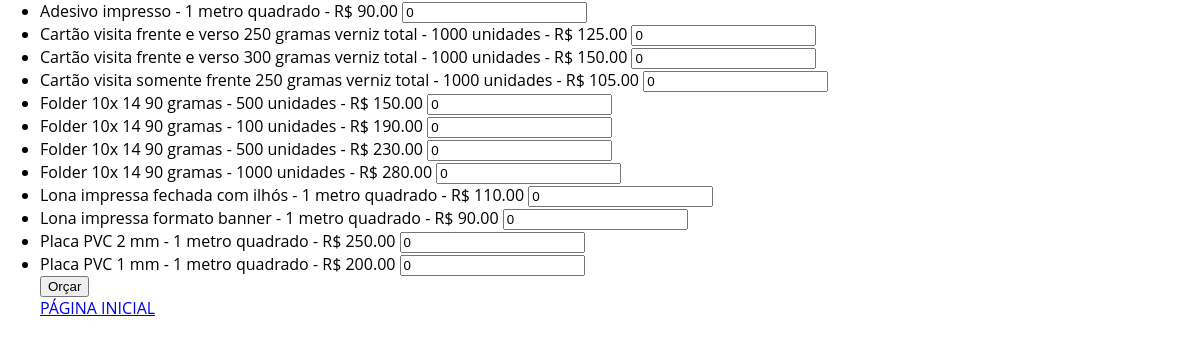
Before: /catalogo/ with the older database file.
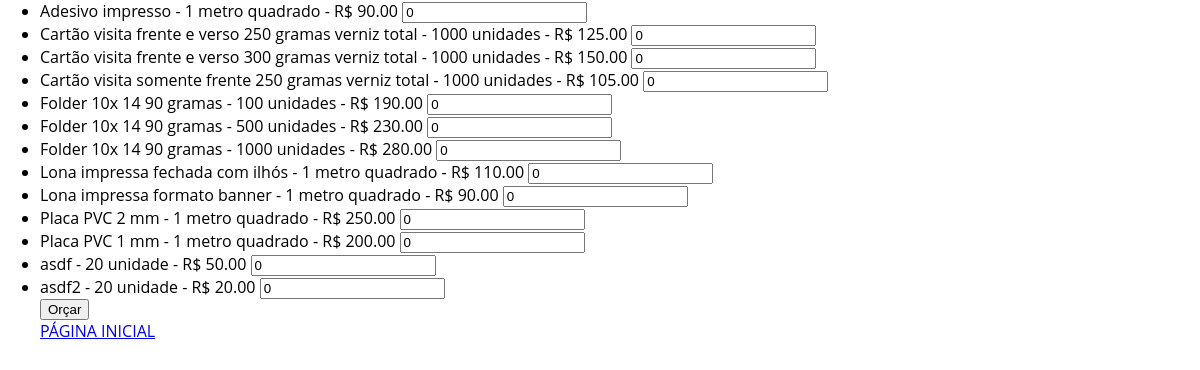
After: the same page with the newer database file.
### orcamentos/models.py (models this page shows)
class Produto(models.Model):
    nome = models.CharField(max_length=200)
    descricao = models.TextField(max_length=600)
    preco = models.DecimalField(max_digits=9, decimal_places=2)
    tipo_unidade = models.CharField(max_length=200, default="unidades")
    valor_unidade = models.PositiveIntegerField(default=1)
    def __str__(self):
        return f"{self.nome} - {self.valor_unidade} {self.tipo_unidade} - R$ {self.preco}"

### orcamentos/views.py (the view)
# urls.py: path('catalogo/', views.catalogo, name="catalogo"),
def catalogo(request):
    produtos = Produto.objects.order_by('nome')
    context = {'produtos': produtos}
    return render(request, 'orcamentos/catalogo.html', context)

### orcamentos/templates/orcamentos/catalogo.html (shortened to what this page needs)
{% load static %}
<head>
	<link rel="stylesheet" type="text/css" href="{% static 'css/styles.css' %}"/>
</head>
{% if produtos %}
	<form action="{% url 'orcamentos:orcamento' %}" method="post">
	<ul>
	{% for produto in produtos %}
		<li>
		<label>{{ produto }}</label>
		{% if produto.tipo_unidade == 'unidades' %}
		<input type="number" value="0" min="0" step="1" name="{{produto.id}}">
		{% else %}
		<input type="number" value="0" min="0" step="0.1" name="{{produto.id}}">
		{% endif %}
		</li>
	{% endfor %}
	<input type="submit" value="Orçar">
	</form>
{% else %}
	<p>Não há produtos cadastrados</p>
{% endif %}
<p><a href="/">PÁGINA INICIAL</a></p>

Changed rows visible on the page:
removed Produto: nome+valor_unidade+tipo_unidade "Folder 10x 14 90 gramas - 500 unidades - R$ 150.00"
added Produto: nome+valor_unidade+tipo_unidade "asdf - 20 unidade - R$ 50.00"
added Produto: nome+valor_unidade+tipo_unidade "asdf2 - 20 unidade - R$ 20.00"
